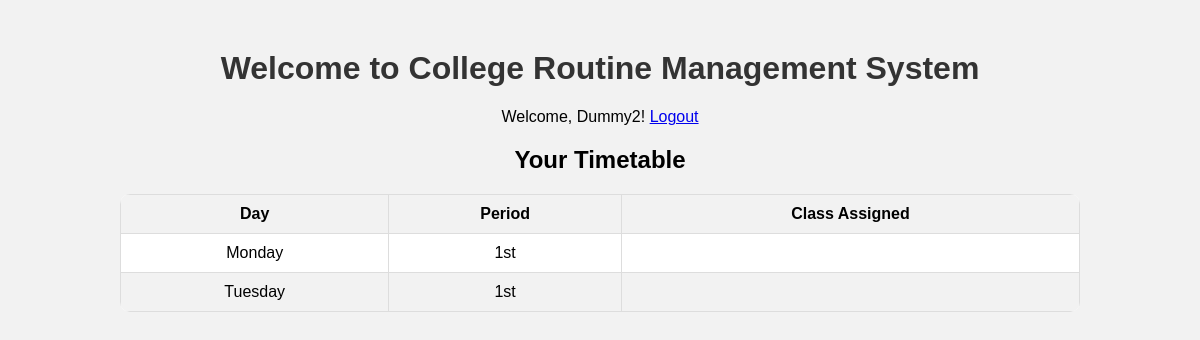
The page / (signed in) on the database its author committed.
### Routine/models.py (models this page shows, shortened)
class Schedule(models.Model):
    day = models.ForeignKey(Day, on_delete=models.CASCADE)
    time_slot = models.ForeignKey(TimeSlot, on_delete=models.CASCADE)
    faculty = models.ForeignKey(Faculty, on_delete=models.CASCADE)
    classroom = models.ForeignKey(Class, on_delete=models.CASCADE)

class Day(models.Model):
    day_choices = [
        ('Monday', 'Monday'),
        ('Tuesday', 'Tuesday'),
        ('Wednesday', 'Wednesday'),
        ('Thursday', 'Thursday'),
        ('Friday', 'Friday'),
    ]
    day = models.CharField(max_length=10, choices=day_choices)
    def __str__(self):
        return self.day

class TimeSlot(models.Model):
    slot_choices = [
        ('1st', '1st (09.30‐10.20)'),
        ('2nd', '2nd (10.20‐11.10)'),
        ('3rd', '3rd (11.10‐12.00)'),
        ('4th', '4th (12.00‐12.50)'),
        ('5th', '5th (1.40‐02.30)'),
        ('6th', '6th (02.30‐03.20)'),
        ('7th', '7th (03.20-04.10)'),
        ('8th', '8th (04.10-05.00)'),
    ]
    slot = models.CharField(max_length=5, choices=slot_choices)
    def __str__(self):
        return self.slot

### Routine/views.py (the view)
# urls.py: path('', views.index, name='index'),  # Placeholder for the homepage
def index(request):
    if request.user.is_superuser:
        return redirect('admin_dashboard')
    else:
        if request.user.is_authenticated:
            faculty = Faculty.objects.get(user=request.user)
            schedules = Schedule.objects.filter(faculty=faculty)
            context = {'schedules': schedules}
            return render(request, 'Routine/index.html', context)
        else:
            return redirect('login')

### Routine/templates/Routine/index.html (shortened to what this page needs)
<!DOCTYPE html>
<html lang="en">
<head>
</head>
<body>
    <h1>Welcome to College Routine Management System</h1>
    {% if user.is_authenticated %}
        {% if user.is_superuser %}
            <p>Welcome, {{ user.username }}! <a href="{% url 'logout' %}">Logout</a></p>
        {% else %}
            <p>Welcome, {{ user.username }}! <a href="{% url 'logout' %}">Logout</a></p>
            <div class="timetable-container">
                <h2>Your Timetable</h2>
                {% if schedules %}
                    <table>
                        <thead>
                            <tr>
                                <th>Day</th>
                                <th>Period</th>
                                <th>Class Assigned</th>
                            </tr>
                        </thead>
                        <tbody>
                            {% for schedule in schedules %}
                            <tr>
                                <td>{{ schedule.day }}</td>
                                <td>{{ schedule.time_slot }}</td>
                                <td>{{ schedule.class_assigned }}</td>
                            </tr>
                            {% endfor %}
                        </tbody>
                    </table>
                {% else %}
                    <p class="no-timetable">No timetable available.</p>
                {% endif %}
            </div>
        {% endif %}
    {% else %}
        <p class="login-link"><a href="{% url 'login' %}">Login</a></p>
    {% endif %}
</body>
</html>

### Routine/templates/Routine/index.html (style rules this page uses)
body { font-family: Arial, sans-serif; margin: 0; padding: 0; background-color: #f2f2f2; }
h1 { text-align: center; margin-top: 50px; color: #333; }
p { text-align: center; margin-top: 20px; }
table { margin: 0 auto; border-collapse: collapse; width: 80%; background-color: #fff; border-radius: 10px; overflow: hidden; }
th, td { padding: 10px; text-align: center; border: 1px solid #ddd; }
th { background-color: #f2f2f2; }
tbody tr:nth-child(even) { background-color: #f2f2f2; }
.timetable-container { text-align: center; margin-top: 20px; }

### rows shown on the page
Schedule: day "Monday", time_slot "1st"
Schedule: day "Tuesday", time_slot "1st"

### other values the page prints
{{ user.username }} "Dummy2"
